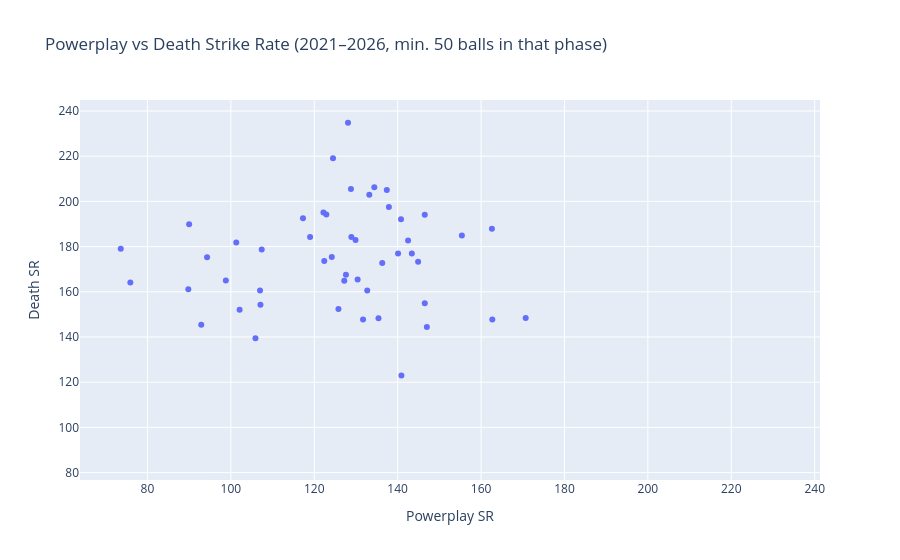

The cell this chart's notebook holds for it:
### Code cell
import plotly.express as px

# Outer merge — a batsman appears if they qualified in EITHER phase (not both required)
# Tim David appears with a death_sr but no pp_sr
# Suryavanshi appears with a pp_sr but no death_sr
pp_plot    = powerplay[["batter", "strike_rate"]].rename(columns={"strike_rate": "pp_sr"})
death_plot = death[["batter", "strike_rate", "avg_position"]].rename(columns={"strike_rate": "death_sr"})
plot_df    = pp_plot.merge(death_plot, on="batter", how="outer")

fig = px.scatter(
    plot_df,
    x="pp_sr",
    y="death_sr",
    hover_name="batter",
    hover_data={"avg_position": True},
    labels={"pp_sr": "Powerplay SR", "death_sr": "Death SR"},
    title="Powerplay vs Death Strike Rate (2021–2026, min. 50 balls in that phase)"
)

fig.show()

### Figure 1 — Plotly figure (JSON) as saved in the notebook; plotly's stock layout.template omitted (floating-point values rounded to 4 significant figures; data arrays with more than 128 entries replaced by an {"elided": "..."} marker saying what was removed)
{"data": [{"customdata": {"elided": "147x1 float values"}, "hovertemplate": "<b>%{hovertext}</b><br><br>Powerplay SR=%{x}<br>Death SR=%{y}<br>avg_position=%{customdata[0]}<extra></extra>", "hovertext": {"elided": "147 str values"}, "legendgroup": "", "marker": {"color": "#636efa", "symbol": "circle"}, "mode": "markers", "name": "", "orientation": "v", "showlegend": false, "type": "scatter", "x": {"elided": "147 float values"}, "xaxis": "x", "y": {"elided": "147 float values"}, "yaxis": "y"}], "layout": {"legend": {"tracegroupgap": 0}, "title": {"text": "Powerplay vs Death Strike Rate (2021–2026, min. 50 balls in that phase)"}, "xaxis": {"anchor": "y", "domain": [0, 1], "title": {"text": "Powerplay SR"}}, "yaxis": {"anchor": "x", "domain": [0, 1], "title": {"text": "Death SR"}}}}
